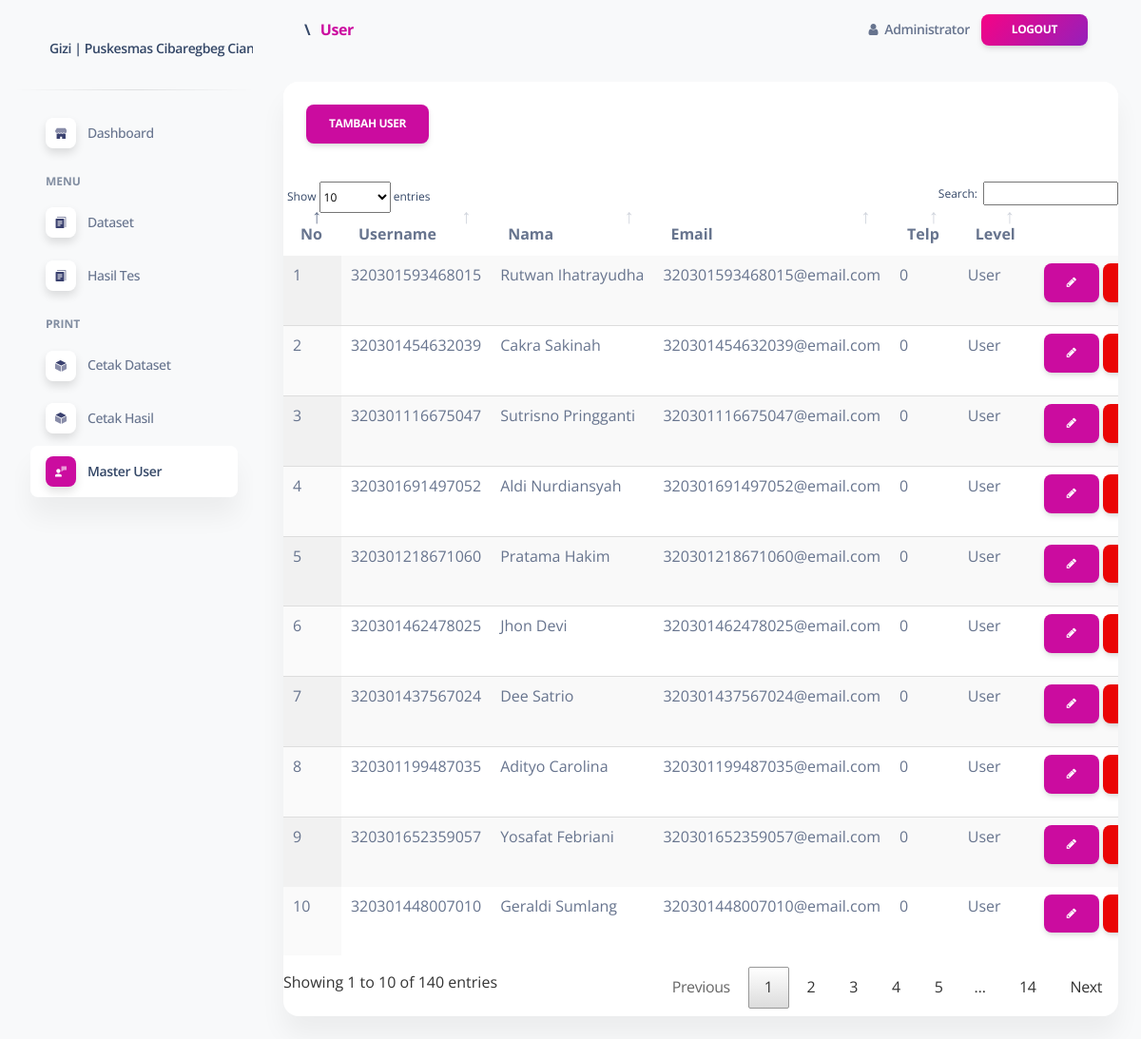
Screenshot of /portal/media.php?module=user (signed in) with the database file from the repository.
### tables this page shows
CREATE TABLE `users` (
  `id` int(5) NOT NULL,
  `username` varchar(100) NOT NULL,
  `password` text NOT NULL,
  `nama` varchar(100) NOT NULL,
  `no_telp` varchar(20) NOT NULL,
  `email` varchar(50) NOT NULL,
  `alamat` text NOT NULL,
  `is_first` int(1) NOT NULL DEFAULT '1',
  `level` varchar(50) NOT NULL,
  `aktif` char(1) NOT NULL DEFAULT 'Y',
  `created_at` datetime NOT NULL DEFAULT CURRENT_TIMESTAMP,
  `created_by` varchar(50) NOT NULL,
  `updated_at` datetime DEFAULT CURRENT_TIMESTAMP ON UPDATE CURRENT_TIMESTAMP,
  `updated_by` varchar(50) DEFAULT NULL
);

### portal/config/assets.php (called while the page is built, shortened)
<?php
$css = array(
	'https://cdn.jsdelivr.net/npm/bootstrap@5.1.3/dist/css/bootstrap.min.css',
	'https://fonts.googleapis.com/css?family=Open+Sans:300,400,600,700',
	'assets/css/animate.css',
	'assets/css/chartist.css',
	'assets/css/datatables.css',
	'assets/css/flag-icon.css',
	'assets/css/feather-icon.css',
	'assets/css/flaticon.css',
	'assets/css/fontawesome.css',
	'assets/css/icofont.css',
	'assets/css/nucleo-icons.css',
	'assets/css/nucleo-svg.css',
	'assets/css/owl.carousel.css',
	'assets/css/soft-ui-dashboard.min3447.css?v=1.0.5',
	'assets/css/themify.css',
);
$breadcrumb = array();
$breadcrumb[] = ['text'=>'<i class="fa fa-home"></i>','link'=>'?'];
$breadcrumb[] = isset($_GET['module']) ? ['text'=>ucwords(str_replace("_"," ",$_GET['module'])),'link'=>'?module='.$_GET['module']] : ['text'=>"Dashboard",'link'=>'?'];
?>

### portal/module/user/index.php (the view, shortened to what this page needs)
<div class="row">
  <div class="col-sm-12">
    <div class="card">
      <div class="card-header">
        <a class="btn btn-primary" href="?module=<?php echo $_GET['module'];?>&act=create">Tambah <?php echo ucwords($_GET['module']) ?></a>
      </div>
      <div class="card-body px-0 pt-0 pb-2">
        <div class="table-responsive p-0">
          <table class="table display" id="datatables">
            <thead>
              <tr>
                <th>No</th>
                <th>Username</th>
                <th>Nama</th>
                <th>Email</th>
                <th>Telp</th>
                <th>Level</th>
                <th class="d-print-none"></th>
              </tr>
            </thead>
            <tbody>
              <?php
              $no=0;
              $query = mysqli_query($conn,"SELECT * from users order by id desc");
              foreach ($query as $row): $no++;?>
                <tr>
                  <td><?php echo $no ?></td>
                  <td><?php echo $row['username'] ?></td>
                  <td><?php echo $row['nama'] ?></td>
                  <td><?php echo $row['email'] ?></td>
                  <td><?php echo $row['no_telp'] ?></td>
                  <td><?php echo ucwords($row['level']) ?></td>
                  <td class="d-print-none text-right">
                    <a class="btn btn-primary btn-xs" data-toggle="tooltip" data-placement="top" title="Edit" href="?module=<?php echo $_GET['module'] ?>&act=edit&id=<?php echo $row['id']; ?>"><i class="fa fa-pencil"></i></a>
                    <a class="btn btn-danger btn-xs" data-toggle="tooltip" data-placement="top" title="Delete" onclick="swal_delete('<?php echo $aksi ?>?module=<?php echo $_GET['module'] ?>&act=delete&id=<?php echo $row['id']; ?>')"><i class="fa fa-trash"></i></a>
                  </td>
                </tr>
              <?php endforeach ?>
            </tbody>
          </table>
        </div>
      </div>
    </div>
  </div>
</div>

### portal/media.php (shortened to what this page needs)
<?php
include 'config/assets.php';
$aksi="module/".$_GET['module']."/action.php";
?>
<!DOCTYPE html>
<html lang="en">
<head>
  <?php include 'layout/head.php'; ?>
</head>
<body class="g-sidenav-show  bg-gray-100">
  <?php include 'layout/nav.php'; ?>
  <main class="main-content position-relative max-height-vh-100 h-100 border-radius-lg ">
    <?php include 'layout/header.php'; ?>
    <div class="container-fluid py-4">
      <?php
      $page = isset($_GET['module']) ? $_GET['module'] : 'dashboard.php';
      if (isset($_GET['module'])) {
        $act = isset($_GET['act']) ? '/'.$_GET['act'].'.php' : '/index.php';
      }else{
        $act = '';
      }
      include 'module/'.$page.$act;
      ?>
    </div>
</main>
</body>
</html>

### portal/layout/head.php (shortened to what this page needs)
<?php
foreach ($css as $key => $value) {
  ?>
  <link href="<?= $value ?>" rel="stylesheet"/>
  <?php
}
?>

### portal/layout/nav.php (shortened to what this page needs)
<aside class="sidenav navbar navbar-vertical navbar-expand-xs border-0 border-radius-xl my-3 fixed-start ms-3 " id="sidenav-main">
  <div class="sidenav-header">
    <a class="navbar-brand m-0" href="?">
      <span class="ms-1 font-weight-bold"><?php echo TITLE ?></span>
    </a>
  </div>
  <hr class="horizontal dark mt-0">
  <ul class="navbar-nav">
    <li class="nav-item">
      <a class="nav-link <?php echo !isset($_GET['module']) ? 'active' : '' ?> " href="?">
        <div class="icon icon-shape icon-sm shadow border-radius-md bg-white text-center me-2 d-flex align-items-center justify-content-center">
        </div>
        <span class="nav-link-text ms-1">Dashboard</span>
      </a>
    </li>
    <?php if ($_SESSION['level'] == 'admin') : ?>
      <li class="nav-item mt-3">
        <h6 class="ps-4 ms-2 text-uppercase text-xs font-weight-bolder opacity-6">Menu</h6>
      </li>
      <li class="nav-item">
        <a class="nav-link <?php echo $_GET['module'] == 'uploadDataset' ? 'active' : '' ?> " href="?module=uploadDataset">
          <div class="icon icon-shape icon-sm shadow border-radius-md bg-white text-center me-2 d-flex align-items-center justify-content-center">
          </div>
          <span class="nav-link-text ms-1">Dataset</span>
        </a>
      </li>
      <li class="nav-item">
        <a class="nav-link <?php echo $_GET['module'] == 'hasil_tes' ? 'active' : '' ?> " href="?module=hasil_tes">
          <div class="icon icon-shape icon-sm shadow border-radius-md bg-white text-center me-2 d-flex align-items-center justify-content-center">
          </div>
          <span class="nav-link-text ms-1">Hasil Tes</span>
        </a>
      </li>
      <li class="nav-item mt-3">
        <h6 class="ps-4 ms-2 text-uppercase text-xs font-weight-bolder opacity-6">Print</h6>
      </li>
      <li class="nav-item">
        <a class="nav-link <?php echo $_GET['module'] == 'soal' ? 'active' : '' ?> " href="?module=print/printDataset">
          <div class="icon icon-shape icon-sm shadow border-radius-md bg-white text-center me-2 d-flex align-items-center justify-content-center">
          </div>
          <span class="nav-link-text ms-1">Cetak Dataset</span>
        </a>
      </li>
      <li class="nav-item">
        <a target="_blank" class="nav-link <?php echo $_GET['module'] == 'soal' ? 'active' : '' ?> " href="module/print/printHasil/index.php">
          <div class="icon icon-shape icon-sm shadow border-radius-md bg-white text-center me-2 d-flex align-items-center justify-content-center">
          </div>
          <span class="nav-link-text ms-1">Cetak Hasil</span>
        </a>
      </li>
      <li class="nav-item">
        <a class="nav-link <?php echo $_GET['module'] == 'user' ? 'active' : '' ?> " href="?module=user">
          <div class="icon icon-shape icon-sm shadow border-radius-md bg-white text-center me-2 d-flex align-items-center justify-content-center">
          </div>
          <span class="nav-link-text ms-1">Master User</span>
        </a>
      </li>
    <?php endif ?>
  </ul>
</aside>

### portal/layout/header.php (shortened to what this page needs)
<nav class="navbar navbar-main navbar-expand-lg px-0 mx-4 shadow-none border-radius-xl" id="navbarBlur" navbar-scroll="true">
  <div class="container-fluid py-1 px-3">
    <nav aria-label="breadcrumb">
      <h6 class="font-weight-bolder mb-0">
        <?php
        foreach ($breadcrumb as $key=>$bread) {
          $bc[] = '<a href="'.$bread['link'].'" class="'.($key == count($breadcrumb)-1 ? 'text-primary':'').'">'.$bread['text'].'</a>';
        }
        echo implode(" <span style='padding:6px'>\</span> ",$bc);
        ?>
      </h6>
    </nav>
    <div class="collapse navbar-collapse mt-sm-0 mt-2 me-md-0 me-sm-4" id="navbar">
      <ul class="navbar-nav  justify-content-end">
        <li class="nav-item d-flex align-items-center" style="padding-right: 12px;">
          <a href="#" class="nav-link text-body font-weight-bold px-0">
            <i class="fa fa-user me-sm-1"></i>
            <span class="d-sm-inline d-none"><?php echo $_SESSION['nama'] ?></span>
          </a>
        </li>
        <li class="nav-item d-flex align-items-center">
          <a class="btn bg-gradient-primary btn-sm mb-0 me-3" onclick="logout()">Logout</a>
        </li>
      </ul>
    </div>
  </div>
</nav>

### portal/assets/css/nucleo-svg.css (style rules this page uses)
.icon { display:inline-block;color:#111;height:1em;width:1em }
.icon-sm { height:.8em;width:.8em }
.icon { fill:currentColor;stroke:none }

### portal/assets/css/themify.css (style rules this page uses)
[class^="icon-"], [class*=" icon-"] { font-family: 'themify'; speak: none; font-style: normal; font-weight: normal; font-variant: normal; text-transform: none; line-height: 1; -webkit-font-smoothing: antialiased; -moz-osx-font-smoothing: grayscale; *margin-right: .3em; }
[class^="icon-"]:before, [class*=" icon-"]:before { text-decoration: inherit; display: inline-block; speak: none; }
a [class^="icon-"], a [class*=" icon-"] { display: inline; }

### portal/layout/head.php (style rules this page uses)
th { text-align: left; }

### rows the page displays
users: username "320301593468015", nama "Rutwan Ihatrayudha", email "320301593468015@email.com", no_telp "0", level "User"
users: username "320301454632039", nama "Cakra Sakinah", email "320301454632039@email.com", no_telp "0", level "User"
users: username "320301116675047", nama "Sutrisno Pringganti", email "320301116675047@email.com", no_telp "0", level "User"
users: username "320301691497052", nama "Aldi Nurdiansyah", email "320301691497052@email.com", no_telp "0", level "User"
users: username "320301218671060", nama "Pratama Hakim", email "320301218671060@email.com", no_telp "0", level "User"
users: username "320301462478025", nama "Jhon Devi", email "320301462478025@email.com", no_telp "0", level "User"
users: username "320301437567024", nama "Dee Satrio", email "320301437567024@email.com", no_telp "0", level "User"
users: username "320301199487035", nama "Adityo Carolina", email "320301199487035@email.com", no_telp "0", level "User"
users: username "320301652359057", nama "Yosafat Febriani", email "320301652359057@email.com", no_telp "0", level "User"
users: username "320301448007010", nama "Geraldi Sumlang", email "320301448007010@email.com", no_telp "0", level "User"

### other values shown
TITLE "Gizi | Puskesmas Cibaregbeg…"
implode(" <span style='padding:6px'>\</span> ",$bc) "\\"
$bread['text'] "User"
$_SESSION['nama'] "Administrator"
$_GET['module'] "USER"
